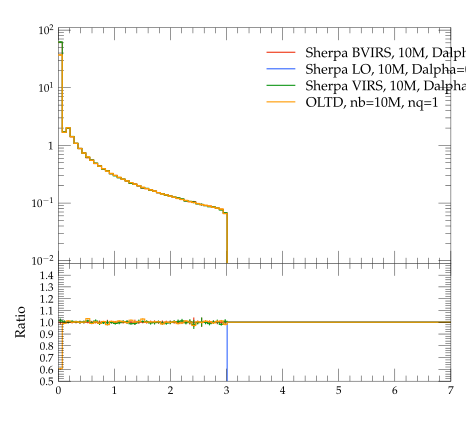

Here is the Python script that generated this plot:
#! /usr/bin/env python

# This Python script was auto-generated using YODA v2.0.0.
# Analysis object: /evtb/cutEg_jg_e
# Timestamp: 15-04-2024 (14:31:35)

import matplotlib as mpl
import matplotlib.pyplot as plt
mpl.use('Agg') # comment out for interactive use
import os
import numpy as np

plotDir = os.path.split(os.path.realpath(__file__))[0]
if 'YODA_USER_PLOT_PATH' in globals():
    plot_outdir = globals()['YODA_USER_PLOT_PATH']
else:
    plot_outdir = plotDir

#plot style
plt.style.use(os.path.join(plotDir, '../default.mplstyle'))
# plot metadata
figW, figH = plt.rcParams['figure.figsize']
ax_xLabel = r''
ax_yLabel = r''
ax_title  = r''
ax_xScale = 'linear'
ax_yScale = 'log'
xLims = (0.0, 7.0)
yLims = (0.009000000000000001, 110.00000000000001)

# TeX-friendly labels for the legend
labels = [ r"Sherpa BVIRS, 10M, Dalpha=0.01", r"Sherpa LO, 10M, Dalpha=0.01", r"Sherpa VIRS, 10M, Dalpha=0.01", r"OLTD, nb=10M, nq=1" ]

# Create figure and axis objects
fig, (ax, ratio0_ax) = plt.subplots(2, 1, sharex=True,
                  figsize=(figW,figH), gridspec_kw={'height_ratios': (2, 1)})
ratio0_ax.yaxis.set_major_locator(mpl.ticker.MultipleLocator(0.1))
ratio0_ax.set_ylim(0.5, 1.4999)
ratio0_ax.set_ylabel('Ratio')

# LineColor map: curve index -> color
linecolors = {0: '#EE3311', 1: '#3366FF', 2: '#109618', 3: '#FF9900'}
# the numerical data is stored in a separate file
dataf = dict()
prefix = os.path.split(__file__)[0]
if prefix:    prefix = prefix + '/'
exec(open(prefix+'cutEg_jg_e__data.py').read(), dataf)


legend_handles = [] # keep track of handles for the legend

# style options for curves
# starts at zorder>=5 to draw curve on top of legend
styles = {
  'curve0': {
    'color' : linecolors[0],
    'linestyle' : '-',
    'marker' : 'o',
    'zorder' : 5,
    'histstyle' : True,
  },
  'curve1': {
    'color' : linecolors[1],
    'linestyle' : '-',
    'marker' : 'o',
    'zorder' : 6,
    'histstyle' : True,
  },
  'curve2': {
    'color' : linecolors[2],
    'linestyle' : '-',
    'marker' : 'o',
    'zorder' : 7,
    'histstyle' : True,
  },
  'curve3': {
    'color' : linecolors[3],
    'linestyle' : '-',
    'marker' : 'o',
    'zorder' : 8,
    'histstyle' : True,
  },
}
# curve from input yoda files in main panel
for label in dataf['yvals'].keys():
    if all(np.isnan(v) for v in dataf['yvals'][label]):
        continue
    tmp = None
    if styles[label]['histstyle']: # draw as histogram
        tmp, = ax.plot(dataf['xedges'], dataf['yedges'][label],
                       color=styles[label]['color'],
                       linestyle=styles[label]['linestyle'],
                       drawstyle='steps-pre', solid_joinstyle='miter',
                       zorder=styles[label]['zorder'], label=label)
        ax.errorbar(dataf['xpoints'], dataf['yvals'][label], color=styles[label]['color'],
                    xerr=dataf['xerrs'], yerr=[dataf['ydowns'][label], dataf['yups'][label]],
                    linestyle='none', zorder=styles[label]['zorder'])
    else: # draw as scatter
        tmp = ax.errorbar(dataf['xpoints'], dataf['yvals'][label],
                          xerr=dataf['xerrs'],
                          yerr=[ dataf['ydowns'][label],
                          dataf['yups'][label] ],
                          fmt=styles[label]['marker'],
                          ecolor=styles[label]['color'],
                          color=styles[label]['color'], zorder=2)
        tmp[-1][0].set_linestyle(styles[label]['linestyle'])
    legend_handles += [tmp]
    for varLabel in dataf['variation_yvals'].keys():
        if varLabel.startswith(label):
            tmp, = ax.plot(dataf['xedges'], dataf['variation_yvals'][varLabel],
                           color=styles[label]['color'],
                           linestyle=styles[label]['linestyle'],
                           drawstyle='steps-pre', solid_joinstyle='miter',
                           zorder=styles[label]['zorder'], alpha=0.5)


# plots on ratio panel
# curve from input yoda files in ratio panel
for label, yvals in dataf['ratio0_yvals'].items():
    if all(np.isnan(v) for v in yvals):
        continue
    if styles[label]['histstyle']: # plot as histogram
        ratio0_ax.plot(dataf['xedges'], yvals,
                       color=styles[label]['color'],
                       linestyle=styles[label]['linestyle'],
                       drawstyle='steps-pre', zorder=1,
                       solid_joinstyle='miter')
        ratio0_ax.vlines(dataf['xpoints'],
                         dataf['ratio0_ymin'][label],
                         dataf['ratio0_ymax'][label],
                         color=styles[label]['color'], zorder=1)
    else: # plot as scatter
        tmp = ratio0_ax.errorbar(dataf['xpoints'],
                                 yvals, xerr=dataf['xerrs'],
                                 yerr=dataf['ratio0_yerrs'][label],
                                 fmt=styles[label]['marker'],
                                 ecolor=styles[label]['color'],
                                 color=styles[label]['color'])
        tmp[-1][0].set_linestyle(styles[label]['linestyle'])

    for varlabel in dataf['ratio0_variation_vals'].keys():
        if varlabel.startswith(label):
            ratio0_ax.plot(dataf['xedges'],
                            dataf['ratio0_variation_vals'][varlabel],
                            color=styles[label]['color'],
                            linestyle=styles[label]['linestyle'],
                            drawstyle='steps-pre', solid_joinstyle='miter',
                            zorder=1, alpha=0.5)

legend_pos = (0.5, 0.97)
ax.legend(legend_handles, labels, loc='upper left', bbox_to_anchor=legend_pos)

# set plot metadata as defined above
ratio0_ax.set_xlabel(ax_xLabel)
ratio0_ax.xaxis.set_label_coords(1., -.15)
ax.set_ylabel(ax_yLabel, loc='top')
ax.set_title(ax_title, loc='left')
ax.set_xscale(ax_xScale)
ax.set_yscale(ax_yScale)
ax.set_xlim(xLims)
ax.set_ylim(yLims)

# tick formatting
plt.rcParams['xtick.top'] = True
plt.rcParams['ytick.right'] = True
ax.yaxis.set_major_locator(mpl.ticker.LogLocator(base=10.0, numticks=np.inf))
ax.yaxis.set_minor_locator(mpl.ticker.LogLocator(
                           base=10.0, subs=np.arange(0.1, 1, 0.1), numticks=np.inf))
fig.align_ylabels((ax, ratio0_ax))
plt.savefig(os.path.join(plot_outdir, 'cutEg_jg_e.pdf'), format='PDF')
plt.savefig(os.path.join(plot_outdir, 'cutEg_jg_e.png'), format='PNG')

plt.close(fig)
